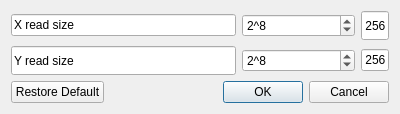
<?xml version="1.0" encoding="UTF-8"?>
<ui version="4.0">
 <class>InputBox</class>
 <widget class="QDialog" name="InputBox">
  <property name="geometry">
   <rect>
    <x>0</x>
    <y>0</y>
    <width>400</width>
    <height>114</height>
   </rect>
  </property>
  <property name="minimumSize">
   <size>
    <width>400</width>
    <height>114</height>
   </size>
  </property>
  <property name="maximumSize">
   <size>
    <width>400</width>
    <height>114</height>
   </size>
  </property>
  <property name="windowTitle">
   <string>Dialog</string>
  </property>
  <layout class="QGridLayout" name="gridLayout">
   <item row="0" column="0">
    <layout class="QGridLayout" name="gridLayout_6">
     <item row="1" column="1">
      <widget class="QSpinBox" name="Ysize">
       <property name="sizePolicy">
        <sizepolicy hsizetype="Expanding" vsizetype="Fixed">
         <horstretch>4</horstretch>
         <verstretch>0</verstretch>
        </sizepolicy>
       </property>
       <property name="prefix">
        <string>2^</string>
       </property>
       <property name="minimum">
        <number>1</number>
       </property>
       <property name="maximum">
        <number>13</number>
       </property>
       <property name="singleStep">
        <number>1</number>
       </property>
       <property name="stepType">
        <enum>QAbstractSpinBox::DefaultStepType</enum>
       </property>
       <property name="value">
        <number>8</number>
       </property>
      </widget>
     </item>
     <item row="0" column="1">
      <widget class="QSpinBox" name="Xsize">
       <property name="sizePolicy">
        <sizepolicy hsizetype="Expanding" vsizetype="Fixed">
         <horstretch>3</horstretch>
         <verstretch>0</verstretch>
        </sizepolicy>
       </property>
       <property name="wrapping">
        <bool>true</bool>
       </property>
       <property name="suffix">
        <string/>
       </property>
       <property name="prefix">
        <string>2^</string>
       </property>
       <property name="minimum">
        <number>1</number>
       </property>
       <property name="maximum">
        <number>13</number>
       </property>
       <property name="singleStep">
        <number>1</number>
       </property>
       <property name="stepType">
        <enum>QAbstractSpinBox::DefaultStepType</enum>
       </property>
       <property name="value">
        <number>8</number>
       </property>
       <property name="displayIntegerBase">
        <number>10</number>
       </property>
      </widget>
     </item>
     <item row="1" column="0">
      <widget class="QLineEdit" name="Ytext">
       <property name="sizePolicy">
        <sizepolicy hsizetype="Expanding" vsizetype="Expanding">
         <horstretch>4</horstretch>
         <verstretch>1</verstretch>
        </sizepolicy>
       </property>
       <property name="cursor">
        <cursorShape>ArrowCursor</cursorShape>
       </property>
       <property name="text">
        <string>Y read size</string>
       </property>
       <property name="alignment">
        <set>Qt::AlignLeading|Qt::AlignLeft|Qt::AlignVCenter</set>
       </property>
       <property name="readOnly">
        <bool>true</bool>
       </property>
      </widget>
     </item>
     <item row="0" column="2">
      <widget class="QLineEdit" name="Xvalue">
       <property name="sizePolicy">
        <sizepolicy hsizetype="Expanding" vsizetype="Expanding">
         <horstretch>1</horstretch>
         <verstretch>1</verstretch>
        </sizepolicy>
       </property>
       <property name="cursor">
        <cursorShape>ArrowCursor</cursorShape>
       </property>
       <property name="text">
        <string>= 256</string>
       </property>
       <property name="readOnly">
        <bool>true</bool>
       </property>
      </widget>
     </item>
     <item row="0" column="0">
      <widget class="QLineEdit" name="Xtext">
       <property name="sizePolicy">
        <sizepolicy hsizetype="Expanding" vsizetype="Fixed">
         <horstretch>8</horstretch>
         <verstretch>0</verstretch>
        </sizepolicy>
       </property>
       <property name="cursor">
        <cursorShape>ArrowCursor</cursorShape>
       </property>
       <property name="text">
        <string>X read size</string>
       </property>
       <property name="readOnly">
        <bool>true</bool>
       </property>
      </widget>
     </item>
     <item row="1" column="2">
      <widget class="QLineEdit" name="Yvalue">
       <property name="text">
        <string>= 256</string>
       </property>
      </widget>
     </item>
    </layout>
   </item>
   <item row="1" column="0">
    <layout class="QHBoxLayout" name="horizontalLayout">
     <item>
      <widget class="QPushButton" name="restoreButton">
       <property name="text">
        <string>Restore Default</string>
       </property>
      </widget>
     </item>
     <item>
      <widget class="QDialogButtonBox" name="buttonBox">
       <property name="standardButtons">
        <set>QDialogButtonBox::Cancel|QDialogButtonBox::Ok</set>
       </property>
      </widget>
     </item>
    </layout>
   </item>
  </layout>
 </widget>
 <resources/>
 <connections>
  <connection>
   <sender>Xsize</sender>
   <signal>valueChanged(int)</signal>
   <receiver>InputBox</receiver>
   <slot>update_value(int)</slot>
   <hints>
    <hint type="sourcelabel">
     <x>304</x>
     <y>22</y>
    </hint>
    <hint type="destinationlabel">
     <x>231</x>
     <y>0</y>
    </hint>
   </hints>
  </connection>
  <connection>
   <sender>Ysize</sender>
   <signal>valueChanged(int)</signal>
   <receiver>InputBox</receiver>
   <slot>update_value(int)</slot>
   <hints>
    <hint type="sourcelabel">
     <x>272</x>
     <y>57</y>
    </hint>
    <hint type="destinationlabel">
     <x>399</x>
     <y>67</y>
    </hint>
   </hints>
  </connection>
  <connection>
   <sender>buttonBox</sender>
   <signal>accepted()</signal>
   <receiver>InputBox</receiver>
   <slot>accept()</slot>
   <hints>
    <hint type="sourcelabel">
     <x>232</x>
     <y>90</y>
    </hint>
    <hint type="destinationlabel">
     <x>232</x>
     <y>149</y>
    </hint>
   </hints>
  </connection>
  <connection>
   <sender>buttonBox</sender>
   <signal>rejected()</signal>
   <receiver>InputBox</receiver>
   <slot>reject()</slot>
   <hints>
    <hint type="sourcelabel">
     <x>345</x>
     <y>84</y>
    </hint>
    <hint type="destinationlabel">
     <x>342</x>
     <y>136</y>
    </hint>
   </hints>
  </connection>
  <connection>
   <sender>restoreButton</sender>
   <signal>clicked()</signal>
   <receiver>InputBox</receiver>
   <slot>restore_default()</slot>
   <hints>
    <hint type="sourcelabel">
     <x>82</x>
     <y>94</y>
    </hint>
    <hint type="destinationlabel">
     <x>82</x>
     <y>164</y>
    </hint>
   </hints>
  </connection>
 </connections>
 <slots>
  <slot>check_if_valid()</slot>
  <slot>cancel()</slot>
  <slot>update_value(int)</slot>
  <slot>receive_value()</slot>
  <slot>restore_default()</slot>
 </slots>
</ui>
